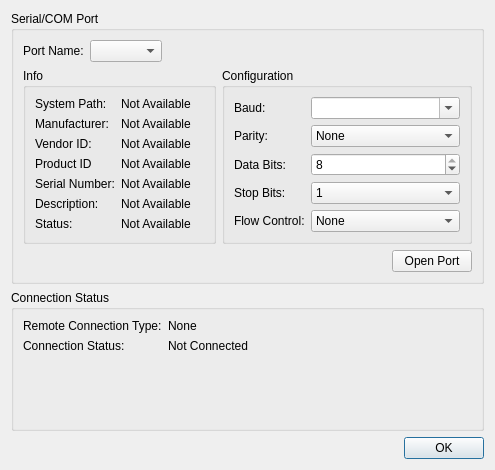
<?xml version="1.0" encoding="UTF-8"?>
<ui version="4.0">
 <class>VmuComDialog</class>
 <widget class="QDialog" name="VmuComDialog">
  <property name="geometry">
   <rect>
    <x>0</x>
    <y>0</y>
    <width>495</width>
    <height>470</height>
   </rect>
  </property>
  <property name="windowTitle">
   <string>Serial/COM Connection Manager</string>
  </property>
  <layout class="QVBoxLayout" name="verticalLayout">
   <item>
    <widget class="QGroupBox" name="portGroupBox">
     <property name="title">
      <string>Serial/COM Port</string>
     </property>
     <layout class="QVBoxLayout" name="verticalLayout_2">
      <item>
       <layout class="QHBoxLayout" name="portNameLayout">
        <item>
         <widget class="QLabel" name="portNameLabel">
          <property name="text">
           <string>Port Name:</string>
          </property>
         </widget>
        </item>
        <item>
         <widget class="QComboBox" name="portNameComboBox"/>
        </item>
        <item>
         <spacer name="portNameSpacer">
          <property name="orientation">
           <enum>Qt::Horizontal</enum>
          </property>
          <property name="sizeHint" stdset="0">
           <size>
            <width>40</width>
            <height>20</height>
           </size>
          </property>
         </spacer>
        </item>
       </layout>
      </item>
      <item>
       <layout class="QHBoxLayout" name="infoConfigLayout">
        <item>
         <widget class="QGroupBox" name="infoGroupBox">
          <property name="title">
           <string>Info</string>
          </property>
          <layout class="QFormLayout" name="formLayout_2">
           <item row="0" column="0">
            <widget class="QLabel" name="systemPathLabel">
             <property name="text">
              <string>System Path:</string>
             </property>
            </widget>
           </item>
           <item row="0" column="1">
            <widget class="QLabel" name="systemPathValueLabel">
             <property name="text">
              <string>Not Available</string>
             </property>
            </widget>
           </item>
           <item row="1" column="0">
            <widget class="QLabel" name="manufacturerLabel">
             <property name="text">
              <string>Manufacturer:</string>
             </property>
            </widget>
           </item>
           <item row="1" column="1">
            <widget class="QLabel" name="manufacturerValueLabel">
             <property name="text">
              <string>Not Available</string>
             </property>
            </widget>
           </item>
           <item row="2" column="0">
            <widget class="QLabel" name="vendorIDLabel">
             <property name="text">
              <string>Vendor ID:</string>
             </property>
            </widget>
           </item>
           <item row="2" column="1">
            <widget class="QLabel" name="vendorIDValueLabel">
             <property name="text">
              <string>Not Available</string>
             </property>
            </widget>
           </item>
           <item row="3" column="0">
            <widget class="QLabel" name="productIDLabel">
             <property name="text">
              <string>Product ID</string>
             </property>
            </widget>
           </item>
           <item row="3" column="1">
            <widget class="QLabel" name="productIDValueLabel">
             <property name="text">
              <string>Not Available</string>
             </property>
            </widget>
           </item>
           <item row="4" column="0">
            <widget class="QLabel" name="serialNumberLabel">
             <property name="text">
              <string>Serial Number:</string>
             </property>
            </widget>
           </item>
           <item row="4" column="1">
            <widget class="QLabel" name="serialNumberValueLabel">
             <property name="text">
              <string>Not Available</string>
             </property>
            </widget>
           </item>
           <item row="5" column="0">
            <widget class="QLabel" name="descLabel">
             <property name="text">
              <string>Description:</string>
             </property>
            </widget>
           </item>
           <item row="5" column="1">
            <widget class="QLabel" name="descValueLabel">
             <property name="text">
              <string>Not Available</string>
             </property>
            </widget>
           </item>
           <item row="6" column="0">
            <widget class="QLabel" name="statusLabel">
             <property name="text">
              <string>Status:</string>
             </property>
            </widget>
           </item>
           <item row="6" column="1">
            <widget class="QLabel" name="statusValueLabel">
             <property name="text">
              <string>Not Available</string>
             </property>
            </widget>
           </item>
          </layout>
         </widget>
        </item>
        <item>
         <widget class="QGroupBox" name="configGroupBox">
          <property name="title">
           <string>Configuration</string>
          </property>
          <layout class="QFormLayout" name="formLayout_3">
           <item row="0" column="0">
            <widget class="QLabel" name="baudLabel">
             <property name="text">
              <string>Baud:</string>
             </property>
            </widget>
           </item>
           <item row="0" column="1">
            <widget class="QComboBox" name="baudComboBox">
             <property name="editable">
              <bool>true</bool>
             </property>
             <property name="currentIndex">
              <number>-1</number>
             </property>
            </widget>
           </item>
           <item row="1" column="0">
            <widget class="QLabel" name="parityLabel">
             <property name="text">
              <string>Parity:</string>
             </property>
            </widget>
           </item>
           <item row="1" column="1">
            <widget class="QComboBox" name="parityComboBox">
             <item>
              <property name="text">
               <string>None</string>
              </property>
             </item>
             <item>
              <property name="text">
               <string>Even</string>
              </property>
             </item>
             <item>
              <property name="text">
               <string>Odd</string>
              </property>
             </item>
             <item>
              <property name="text">
               <string>Space</string>
              </property>
             </item>
             <item>
              <property name="text">
               <string>Mark</string>
              </property>
             </item>
            </widget>
           </item>
           <item row="2" column="0">
            <widget class="QLabel" name="dataBitsLabel">
             <property name="text">
              <string>Data Bits:</string>
             </property>
            </widget>
           </item>
           <item row="2" column="1">
            <widget class="QSpinBox" name="dataBitsSpinBox">
             <property name="minimum">
              <number>5</number>
             </property>
             <property name="maximum">
              <number>8</number>
             </property>
             <property name="value">
              <number>8</number>
             </property>
            </widget>
           </item>
           <item row="3" column="0">
            <widget class="QLabel" name="stopBitsLabel">
             <property name="text">
              <string>Stop Bits:</string>
             </property>
            </widget>
           </item>
           <item row="4" column="0">
            <widget class="QLabel" name="flowControlLabel">
             <property name="text">
              <string>Flow Control:</string>
             </property>
            </widget>
           </item>
           <item row="4" column="1">
            <widget class="QComboBox" name="flowControlComboBox">
             <item>
              <property name="text">
               <string>None</string>
              </property>
             </item>
             <item>
              <property name="text">
               <string>Hardware (RTS/CTS)</string>
              </property>
             </item>
             <item>
              <property name="text">
               <string>Software (XON/XOFF)</string>
              </property>
             </item>
            </widget>
           </item>
           <item row="3" column="1">
            <widget class="QComboBox" name="stopBitsComboBox">
             <item>
              <property name="text">
               <string>1</string>
              </property>
             </item>
             <item>
              <property name="text">
               <string>1.5 (Windows Only)</string>
              </property>
             </item>
             <item>
              <property name="text">
               <string>2</string>
              </property>
             </item>
            </widget>
           </item>
          </layout>
         </widget>
        </item>
       </layout>
      </item>
      <item>
       <layout class="QHBoxLayout" name="openPortLayout">
        <item>
         <spacer name="openPortSpacer">
          <property name="orientation">
           <enum>Qt::Horizontal</enum>
          </property>
          <property name="sizeHint" stdset="0">
           <size>
            <width>40</width>
            <height>20</height>
           </size>
          </property>
         </spacer>
        </item>
        <item>
         <widget class="QPushButton" name="openPortButton">
          <property name="text">
           <string>Open Port</string>
          </property>
          <property name="checkable">
           <bool>false</bool>
          </property>
          <property name="checked">
           <bool>false</bool>
          </property>
          <property name="flat">
           <bool>false</bool>
          </property>
         </widget>
        </item>
       </layout>
      </item>
     </layout>
    </widget>
   </item>
   <item>
    <widget class="QGroupBox" name="connectionGroupBox">
     <property name="title">
      <string>Connection Status</string>
     </property>
     <layout class="QFormLayout" name="formLayout">
      <item row="0" column="0">
       <widget class="QLabel" name="connTypeLabel">
        <property name="text">
         <string>Remote Connection Type:</string>
        </property>
       </widget>
      </item>
      <item row="0" column="1">
       <widget class="QLabel" name="connTypeValueLabel">
        <property name="text">
         <string>None</string>
        </property>
       </widget>
      </item>
      <item row="1" column="0">
       <widget class="QLabel" name="connStatusLabel">
        <property name="text">
         <string>Connection Status:</string>
        </property>
       </widget>
      </item>
      <item row="1" column="1">
       <widget class="QLabel" name="connStatusValueLabel">
        <property name="text">
         <string>Not Connected</string>
        </property>
       </widget>
      </item>
     </layout>
    </widget>
   </item>
   <item>
    <widget class="QDialogButtonBox" name="mainButtonBox">
     <property name="standardButtons">
      <set>QDialogButtonBox::Ok</set>
     </property>
    </widget>
   </item>
  </layout>
 </widget>
 <resources/>
 <connections/>
</ui>
